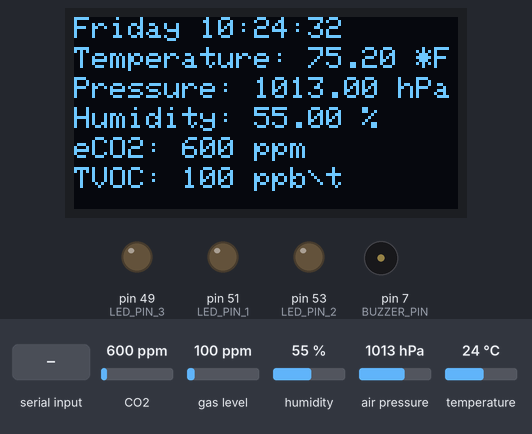
A sketch run on a simulated Arduino Mega 2560, built with avr-gcc and run on an emulated ATmega2560. Parts: 128×64 one-colour display, output pins drawn as LEDs (lit = HIGH), buzzer (waves = sounding). Dashed ring = blinking. The test bench sets the inputs (shaded band); at power-on: CO2 600 ppm, gas level 100 ppm, humidity 55 %, air pressure 1013 hPa, temperature 24 °C. The display library's start-up logo is not drawn; the local clock reads 2024-03-15 10:24:30 at power-on unless the sketch sets it; what the sketch prints to the serial monitor is not drawn.

Above: at 3.2 s.
3.3 s: "test\n" received over Serial
At 3.98 s:
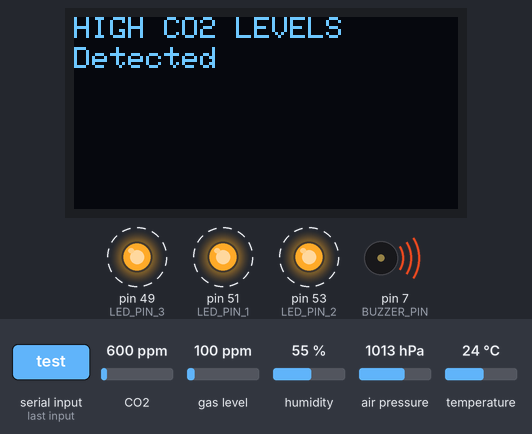
6.4 s: "testover\n" received over Serial
At 7.1 s:
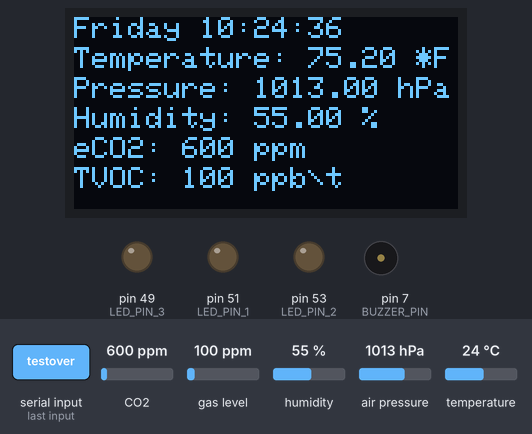
9.0 s: CO2 set to 452 ppm
At 10.0 s:
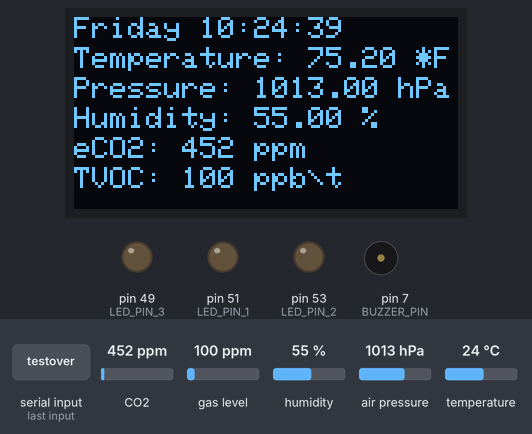
11.7 s: gas level set to 20 ppm
At 13.6 s:
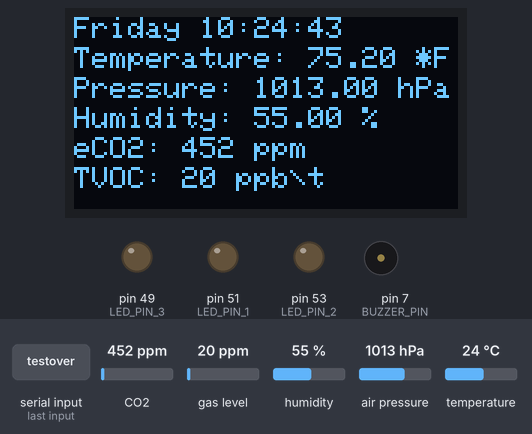
13.9 s: humidity set to 22 %
At 15.0 s:
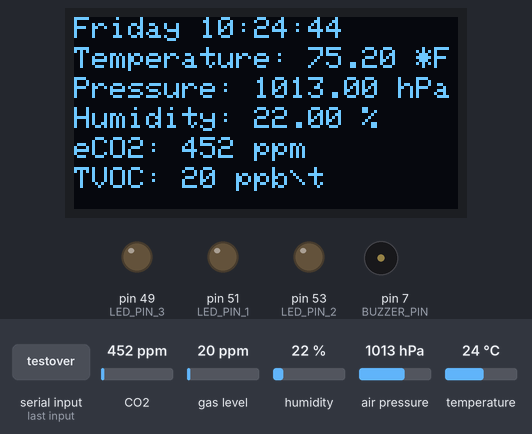
16.7 s: air pressure set to 952 hPa
At 18.2 s:
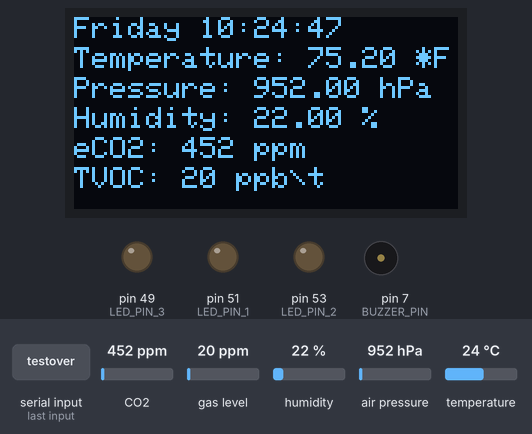
Timing chart, 0 to 19.7 s (numbered marks = the images above; inputs shaded):
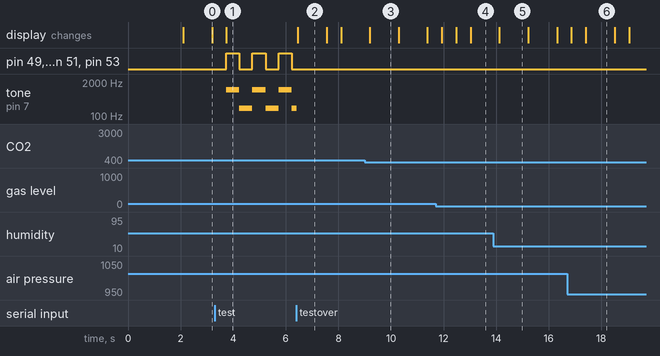

Measured:
- after the input at 3.3 s, pin 49 (LED_PIN_3), pin 51 (LED_PIN_1), pin 53 (LED_PIN_2): alternates HIGH for 0.50 s and LOW for 0.50 s, starting after 0.43 s; tone on pin 7 (BUZZER_PIN): alternates 1000 Hz for 0.50 s and 200 Hz for 0.50 s, starting after 0.43 s; the display: changes after 0.43 s (image 1)
- after the input at 6.4 s, pin 49 (LED_PIN_3), pin 51 (LED_PIN_1), pin 53 (LED_PIN_2): stops changing and stays LOW; the display: changes after 0.06 s (image 2)
- what the display in image 2 shows lasts 1.1 s, from 6.5 s to 7.6 s

The sketch:

Main.ino
```cpp
#include <Wire.h>
#include <Adafruit_Sensor.h>
#include <Adafruit_BME280.h>
#include <Adafruit_SSD1306.h>
#include "Adafruit_SGP30.h"
#include <DS3231.h>


#define SCREEN_WIDTH 128
#define SCREEN_HEIGHT 64
#define OLED_RESET    -1  // Reset pin #
#define SCREEN_ADDRESS 0xBC
#define SEALEVELPRESSURE_HPA (1013.25)
#define BUZZER_PIN 7  // Buzzer pin
#define LED_PIN_1 51
#define LED_PIN_2 53
#define LED_PIN_3 49

Adafruit_BME280 bme; // Create BME280 object
Adafruit_SSD1306 display(SCREEN_WIDTH, SCREEN_HEIGHT, &Wire, OLED_RESET);
Adafruit_SGP30 sgp;
DS3231 rtc(SDA, SCL);


uint32_t getAbsoluteHumidity(float temperature, float humidity) {
    // approximation formula from Sensirion SGP30 Driver Integration chapter 3.15
    const float absoluteHumidity = 216.7f * ((humidity / 100.0f) * 6.112f * exp((17.62f * temperature) / (243.12f + temperature)) / (273.15f + temperature)); // [g/m^3]
    const uint32_t absoluteHumidityScaled = static_cast<uint32_t>(1000.0f * absoluteHumidity); // [mg/m^3]
    return absoluteHumidityScaled;
}


void setup() {
 rtc.begin();
 pinMode(BUZZER_PIN, OUTPUT);
 pinMode(LED_PIN_1, OUTPUT);
 pinMode(LED_PIN_2, OUTPUT);
 pinMode(LED_PIN_3, OUTPUT);

  Serial.begin(9600);

  Serial.println("SGP30 test");

  if (! sgp.begin()){
    Serial.println("Sensor not found :(");
    while (1);
  }
  Serial.print("Found SGP30 serial #");
  Serial.print(sgp.serialnumber[0], HEX);
  Serial.print(sgp.serialnumber[1], HEX);
  Serial.println(sgp.serialnumber[2], HEX);


  if (!bme.begin()) {
    Serial.println("Could not find a valid BME280 sensor, check wiring!");
    while (1);
  }

  if(!display.begin(SSD1306_SWITCHCAPVCC, SCREEN_ADDRESS)) {
    Serial.println(F("SSD1306 allocation failed"));
    for(;;);
  }

  display.display();
  delay(2000);
  display.clearDisplay();
}


void loop() {

 if (Serial.available()) {
        String input = Serial.readStringUntil('\n');
        if (input == "test") {
            display.clearDisplay();
            display.setTextSize(1);
            display.setTextColor(SSD1306_WHITE);
            display.setCursor(0, 0);
            display.println("HIGH CO2 LEVELS");
            display.setCursor(0, 10);
            display.println("Detected");
            display.display();

            unsigned long previousMillis = 0;
            const long interval = 500;  // Blink Time
            const int lowToneFrequency = 200;    // Low frequency of buzzer
            const int highToneFrequency = 1000;  // High frequency of buzzer
            bool isHighTone = false;
            while (true) {
                unsigned long currentMillis = millis();
                if (currentMillis - previousMillis >= interval) {
                    previousMillis = currentMillis;
                    digitalWrite(LED_PIN_1, !digitalRead(LED_PIN_1)); // Toggle LED state
                    digitalWrite(LED_PIN_2, !digitalRead(LED_PIN_2)); // Toggle LED state
                    digitalWrite(LED_PIN_3, !digitalRead(LED_PIN_3)); // Toggle LED state
                    isHighTone = !isHighTone; // Toggle between low and high tone
                    if (isHighTone) {
                        tone(BUZZER_PIN, highToneFrequency); // High tone
                    } else {
                        tone(BUZZER_PIN, lowToneFrequency); // Low tone
                    }
                }

                if (Serial.available()) {
                    String newInput = Serial.readStringUntil('\n');
                    if (newInput == "testover") {
                        noTone(BUZZER_PIN); // Turn off the buzzer
                        digitalWrite(LED_PIN_1, LOW); // Turn off LED
                        digitalWrite(LED_PIN_2, LOW); // Turn off LED
                        digitalWrite(LED_PIN_3, LOW); // Turn off LED
                        break; // Break out of the loop
                    }
                }
            }
        }
    }

  display.clearDisplay();

  display.setTextSize(1);
  display.setTextColor(SSD1306_WHITE);

 float temperatureC = bme.readTemperature(); // Read temperature in Celsius
  float temperatureF = (temperatureC * 9.0 / 5.0) + 32; // Convert to Fahrenheit

  display.setCursor(0, 10);
  display.print("Temperature: ");
  display.print(temperatureF); // Display temperature in Fahrenheit
  display.println(" *F");

  display.setCursor(0, 20);
  display.print("Pressure: ");
  display.print(bme.readPressure() / 100.0F);
  display.println(" hPa");

  display.setCursor(0, 30);
  display.print("Humidity: ");
  display.print(bme.readHumidity());
  display.println(" %");

if (! sgp.IAQmeasure()) {
    Serial.println("Measurement failed");
    display.print("Measurement failed");
    return;
  }
  display.setCursor(0, 40);
  display.print("eCO2: ");
  display.print(sgp.eCO2);
  display.print(" ppm");

if (! sgp.IAQmeasure()) {
    Serial.println("Measurement failed");
    display.print("Measurement failed");
    return;
  }

  display.setCursor(0, 50);
  display.print("TVOC: ");
  display.print(sgp.TVOC);
  display.print(" ppb\\t");


  display.setCursor(0, 0);
  display.print(rtc.getDOWStr());
  display.print(" ");
  display.print(rtc.getTimeStr());

 // if (! sgp.IAQmeasureRaw()) {
   // Serial.println("Raw Measurement failed");
    //return;
  //}
  //display.setCursor(0, 60);
  //display.print("Raw Ethanol ");
  //display.print(sgp.rawEthanol);
  //display.print(" ");


  display.display();

  Serial.println("Data displayed on OLED");

  delay(500); // Pause for .5 seconds
}
```
